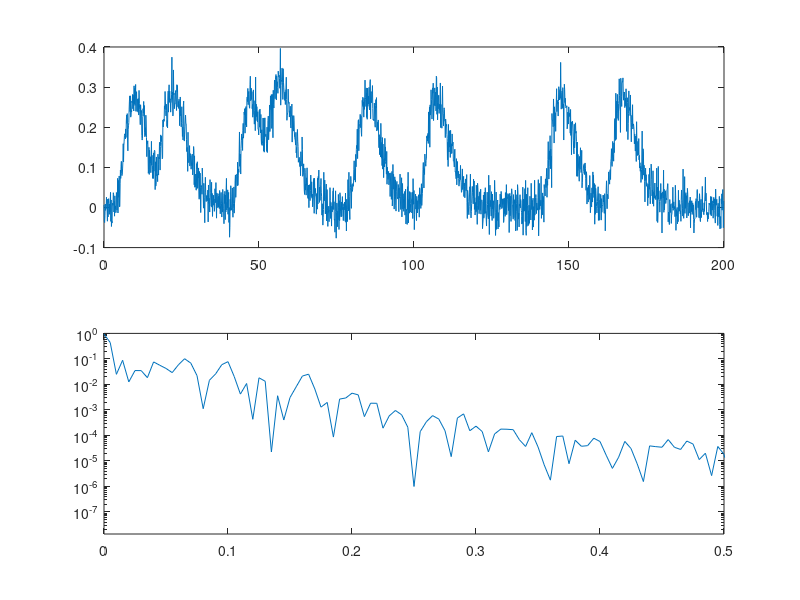

Reproduce this figure in MATLAB.
clear all; close all; clc;              % Clear all workspaces

ntime=2000;             % number of time points
T=200;                  % time interval in seconds
t=T*[0:ntime-1]/ntime;  % define time

% Create the hrf
n=4; lamda=2; n2=7; lamda2=2; a=.3;
hrf=(t.^(n-1)).*exp(-t/lamda)/((lamda^n)*factorial(n-1));

% Create the boxcar
n=zeros(1,ntime); n(26:50)=ones(1,25); n(151:175)=ones(1,25); 
n(401:425)=ones(1,25); n(501:525)=ones(1,25); n(776:800)=ones(1,25); 
n(1001:1025)=ones(1,25); n(1401:1425)=ones(1,25); n(1601:1625)=ones(1,25); 

% Convolve hrf & boxcar, add noise, then plot
B=conv(hrf,n)/10; B=B(1:ntime)+.03*randn(1,ntime); 
subplot(2,1,1); plot(t,B); axis([0 200 -.1 .4]);

[R_B,lags]=xcorr(B,'coeff');    % Compute autocorrelation function
P_B=abs(fft(R_B))/(ntime/2);    % Absolute value of the fft
P_B=P_B(1:ntime/2);             % Compute power for positive frequencies
freq=[0:ntime/2-1]/T;           % Define frequency in Hz

% Plot on semilog scale
subplot(2,1,2); semilogy(freq,P_B); axis([0 .5 0 1]);

